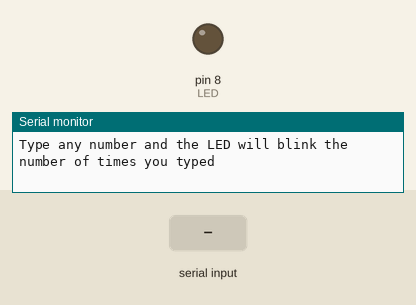
The sketch below on a simulated Arduino Uno, built with avr-gcc and run on an emulated ATmega328P. Parts: output pins drawn as LEDs (lit = HIGH), the last lines printed to the serial monitor. Dashed ring = blinking. Inputs (shaded band) come from the test bench.

Above: at 4.2 s.
4.3 s: "90,45\n" received over Serial
At 4.6 s:
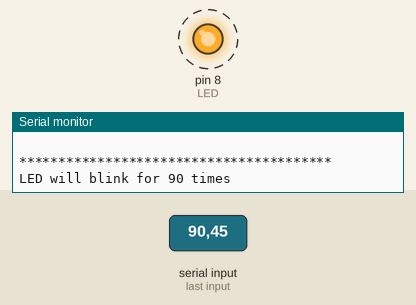
Timing chart, 0 to 13.3 s (numbered marks = the images above; inputs shaded):
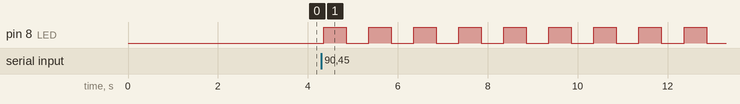

The sketch:

input-led.ino
```cpp
// Enter a number using the serial monitor,
// and blink a led that many times.
// As soon as a number is entered, the led turns on.

const int LED = 8;

int ledState;                   // ledState used to toggle the LED
unsigned long previousMillis;   // will store last time LED was updated
bool enable;                    // turn on (true) and off (false) the millis-timer
unsigned long interval = 500;   // interval between toggles in milliseconds
int count1;                     // keep track of how many times the led has blinked
int maxBlink;                   // number to blink

void setup () {

Serial.begin (9600);
Serial.setTimeout( 50);
pinMode (LED, OUTPUT);
Serial.println ("----------HELLO!  WELCOME----------");
delay (1000);
Serial.println ("THIS IS TEAM SPYDAR PROJECT DISPLAY");
delay (500);
Serial.println ("GROUP 4");
Serial.println ("------------------------------------------------------------");
delay (1000);
Serial.println ("Just a moment, Display interface will be up shortly");
delay (500);
Serial.println ("Type any number and the LED will blink the number of times you typed");
Serial.println ("   ");
}

void loop()
{

  if( Serial.available() > 0)    // something received
  {
    delay( 50);                  // wait to hopefully receive the full line
    int n = Serial.parseInt();
    if( n > 0)                   // was it a valid number
    {
      blinkLed( n);              // Start the blinking of the led.
     Serial.println ("****************************************");
     Serial.print ("LED will blink for ");
     Serial.print (n);
     Serial.print (" times");
     Serial.println ();
    }

    while( Serial.available() > 0)
    {
      Serial.read();              // read it and throw it away
    }
  }

   updateLed();
}


void blinkLed( int n)
{
  // The led is immediately turned on,
  // and after the first interval the led is turned off.
  // That will be the first blink.
  ledState = HIGH;
  digitalWrite(LED, ledState);

  // Start the blinking
  previousMillis = millis();   // update the stored millis time to this moment.
  count1 = 0;                  // start from zero
  maxBlink = n;                // blink up to this number
  enable = true;               // enable the millis-timer in the "update" function.
}


void updateLed()
{
  // A 'currentMillis' variable is not needed, but is often handy
  unsigned long currentMillis = millis();

  if( enable)                  // should we blink ?
  {
    if( currentMillis - previousMillis > interval)  // millis-timer
    {
      previousMillis = currentMillis;

      // if the LED is off turn it on and vice-versa:
      ledState = ledState == HIGH ? LOW : HIGH;

      // set the LED with the ledState of the variable:
      digitalWrite(LED, ledState);

      // When the led has just turned low, increase the number that is blinked
      if( ledState == LOW)
      {
        count1++;
        if( count1 >= maxBlink)
        {
          enable = false;      // enough with this blinking, stop it.
        }
      }
    }
  }
}
```

Measured:
- after the input at 4.3 s, pin 8 (LED): alternates HIGH for 0.50 s and LOW for 0.50 s, starting after 0.05 s
